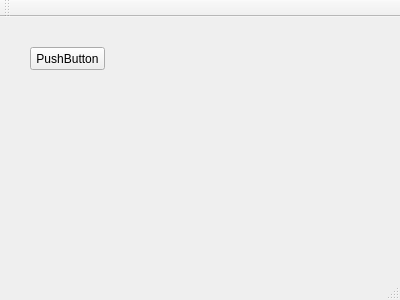
<?xml version="1.0" encoding="UTF-8"?>
<ui version="4.0">
 <class>MainWindow</class>
 <widget class="QMainWindow" name="MainWindow">
  <property name="geometry">
   <rect>
    <x>0</x>
    <y>0</y>
    <width>400</width>
    <height>300</height>
   </rect>
  </property>
  <property name="windowTitle">
   <string>MainWindow</string>
  </property>
  <widget class="QWidget" name="centralWidget">
   <widget class="QPushButton" name="pushButton">
    <property name="geometry">
     <rect>
      <x>30</x>
      <y>30</y>
      <width>75</width>
      <height>23</height>
     </rect>
    </property>
    <property name="text">
     <string>PushButton</string>
    </property>
   </widget>
  </widget>
  <widget class="QMenuBar" name="menuBar">
   <property name="geometry">
    <rect>
     <x>0</x>
     <y>0</y>
     <width>400</width>
     <height>18</height>
    </rect>
   </property>
  </widget>
  <widget class="QToolBar" name="mainToolBar">
   <attribute name="toolBarArea">
    <enum>TopToolBarArea</enum>
   </attribute>
   <attribute name="toolBarBreak">
    <bool>false</bool>
   </attribute>
  </widget>
  <widget class="QStatusBar" name="statusBar"/>
 </widget>
 <layoutdefault spacing="6" margin="11"/>
 <resources/>
 <connections>
  <connection>
   <sender>pushButton</sender>
   <signal>clicked()</signal>
   <receiver>MainWindow</receiver>
   <slot>close()</slot>
   <hints>
    <hint type="sourcelabel">
     <x>67</x>
     <y>71</y>
    </hint>
    <hint type="destinationlabel">
     <x>199</x>
     <y>149</y>
    </hint>
   </hints>
  </connection>
 </connections>
</ui>
